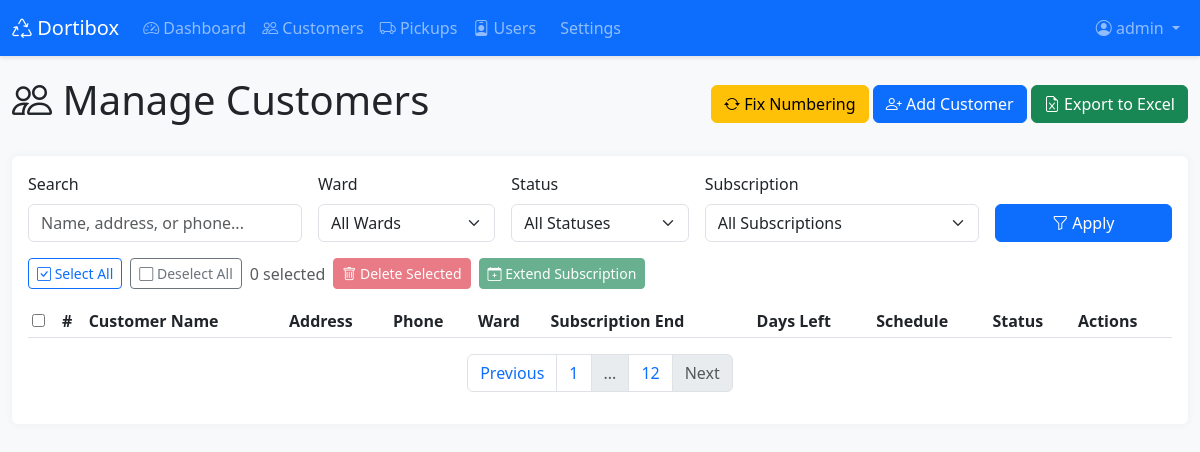
Before: /admin/customers?page=13&search=&ward=&status=&subscription= (signed in) with the older database file.
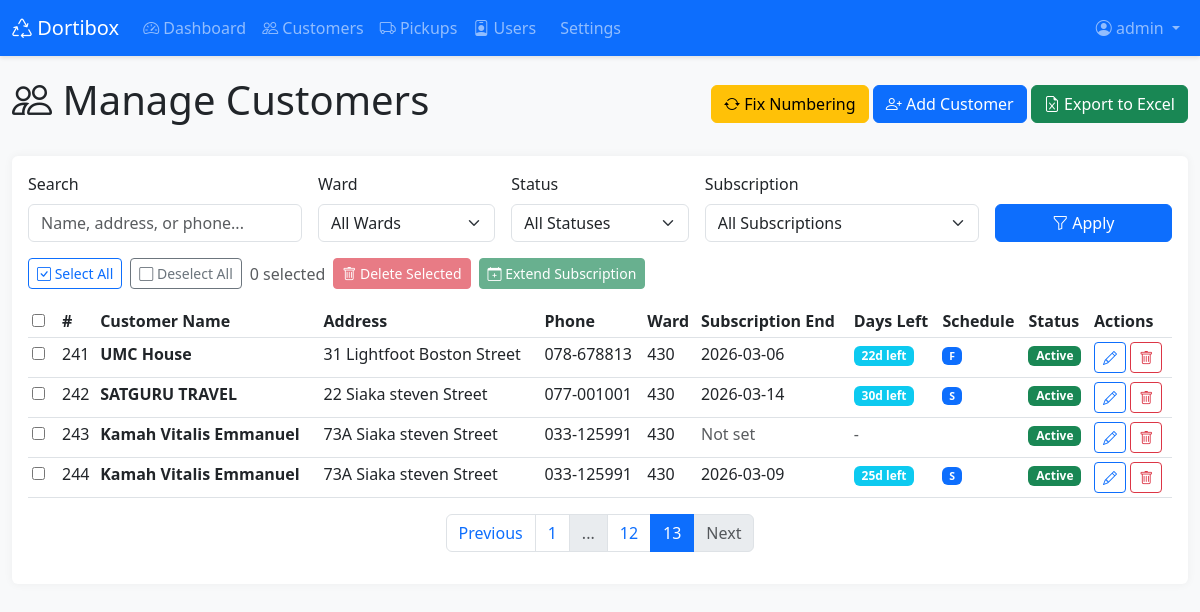
After: the same page with the newer database file.
### app.py (models this page shows, shortened)
class Customer(db.Model):
    id = db.Column(db.Integer, primary_key=True)
    customer_number = db.Column(db.Integer)
    customer_name = db.Column(db.String(200), nullable=False)
    address = db.Column(db.String(300))
    phone_number = db.Column(db.String(50))
    type = db.Column(db.String(100))
    ward = db.Column(db.String(100))
    bin_size = db.Column(db.String(50))  # Now stores multiple sizes like "300L, 50L"
    bin_qty = db.Column(db.Integer)
    frequency = db.Column(db.String(50))
    time = db.Column(db.String(50))
    monday = db.Column(db.Integer, default=0)
    tuesday = db.Column(db.Integer, default=0)
    wednesday = db.Column(db.Integer, default=0)
    thursday = db.Column(db.Integer, default=0)
    friday = db.Column(db.Integer, default=0)
    saturday = db.Column(db.Integer, default=0)
    sales_rep = db.Column(db.String(100))
    payment_type = db.Column(db.String(100))
    subscription_start = db.Column(db.Date)
    subscription_end = db.Column(db.Date)
    active = db.Column(db.String(10))
    target_month_start = db.Column(db.Date)
    target_month_end = db.Column(db.Date)
    month_acquired = db.Column(db.String(50))
    amount_paid = db.Column(db.Float)
    pickups = db.relationship('Pickup', backref='customer', lazy=True, cascade='all, delete-orphan')
    def subscription_status(self):
        if not self.subscription_end:
            return 'no_date'
        today = date.today()
        days_until_end = (self.subscription_end - today).days
        if days_until_end < 0:
            return 'expired'
        elif days_until_end <= 7:
            return 'expiring_week'
        elif days_until_end <= 30:
            return 'expiring_month'
        else:
            return 'active'

### app.py (the view, shortened to what this page needs)
@app.route('/admin/customers')
@admin_required
def admin_customers():
    page = request.args.get('page', 1, type=int)
    search = request.args.get('search', '')
    ward_filter = request.args.get('ward', '')
    status_filter = request.args.get('status', '')
    subscription_filter = request.args.get('subscription', '')
    query = Customer.query
    if search:
        query = query.filter(
            (Customer.customer_name.contains(search)) |
            (Customer.address.contains(search)) |
            (Customer.phone_number.contains(search))
        )
    if ward_filter:
        query = query.filter(Customer.ward == ward_filter)
    if status_filter == 'active':
        query = query.filter((Customer.active == 'Yes') | (Customer.active == 'yes'))
    elif status_filter == 'inactive':
        query = query.filter(Customer.active == 'No')
    today = date.today()
    if subscription_filter == 'expired':
        query = query.filter(
            Customer.subscription_end.isnot(None),
            Customer.subscription_end < today
        )
    elif subscription_filter == 'no_date':
        query = query.filter(Customer.subscription_end.is_(None))
    customers = query.order_by(Customer.customer_number).paginate(
        page=page, per_page=20, error_out=False
    )
    wards = db.session.query(Customer.ward).filter(Customer.ward.isnot(None)).distinct().order_by(Customer.ward).all()
    wards = [w[0] for w in wards if w[0]]
    return render_template('admin_customers.html',
                         customers=customers,
                         search=search,
                         ward_filter=ward_filter,
                         status_filter=status_filter,
                         subscription_filter=subscription_filter,
                         wards=wards,
                         today=today)

### templates/admin_customers.html (shortened to what this page needs)
{% extends "base.html" %}
{% block content %}
<div class="container-fluid">
    <div class="d-flex justify-content-between align-items-center mb-4">
        <h1><i class="bi bi-people"></i> Manage Customers</h1>
        <div>
            <button type="button" class="btn btn-warning" onclick="renumberCustomers()" title="Fix customer numbering">
                <i class="bi bi-arrow-repeat"></i> Fix Numbering
            </button>
            <a href="{{ url_for('add_customer') }}" class="btn btn-primary">
                <i class="bi bi-person-plus"></i> Add Customer
            </a>
            <button type="button" class="btn btn-success" onclick="exportCustomers()">
                <i class="bi bi-file-earmark-excel"></i> Export to Excel
            </button>
        </div>
    </div>
    <div class="card">
        <div class="card-body">
            <form method="GET" class="row g-3 mb-3">
                <div class="col-md-3">
                    <label for="search" class="form-label">Search</label>
                    <input type="text" class="form-control" id="search" name="search"
                           placeholder="Name, address, or phone..."
                           value="{{ search }}">
                </div>
                <div class="col-md-2">
                    <label for="ward" class="form-label">Ward</label>
                    <select class="form-select" id="ward" name="ward">
                        <option value="">All Wards</option>
                    </select>
                </div>
                <div class="col-md-2">
                    <label for="status" class="form-label">Status</label>
                    <select class="form-select" id="status" name="status">
                        <option value="">All Statuses</option>
                    </select>
                </div>
                <div class="col-md-3">
                    <label for="subscription" class="form-label">Subscription</label>
                    <select class="form-select" id="subscription" name="subscription">
                        <option value="">All Subscriptions</option>
                    </select>
                </div>
                <div class="col-md-2 d-flex align-items-end">
                    <button type="submit" class="btn btn-primary w-100">
                        <i class="bi bi-funnel"></i> Apply
                    </button>
                </div>
            </form>
            <div class="mb-3 d-flex gap-2 align-items-center flex-wrap">
                <button type="button" class="btn btn-sm btn-outline-primary" onclick="selectAll()">
                    <i class="bi bi-check-square"></i> Select All
                </button>
                <button type="button" class="btn btn-sm btn-outline-secondary" onclick="deselectAll()">
                    <i class="bi bi-square"></i> Deselect All
                </button>
                <span class="text-muted" id="selectedCount">0 selected</span>
                <button type="button" class="btn btn-sm btn-danger" onclick="bulkDelete()" id="bulkDeleteBtn" disabled>
                    <i class="bi bi-trash"></i> Delete Selected
                </button>
                <button type="button" class="btn btn-sm btn-success" onclick="showExtendModal()" id="bulkExtendBtn" disabled>
                    <i class="bi bi-calendar-plus"></i> Extend Subscription
                </button>
            </div>
            <form id="bulkActionForm" method="POST">
                <div class="table-responsive">
                    <table class="table table-hover table-sm">
                        <thead>
                            <tr>
                                <th style="width: 30px;">
                                    <input type="checkbox" id="selectAllCheckbox" onchange="toggleSelectAll()">
                                </th>
                                <th>#</th>
                                <th>Customer Name</th>
                                <th>Address</th>
                                <th>Phone</th>
                                <th>Ward</th>
                                <th>Subscription End</th>
                                <th>Days Left</th>
                                <th>Schedule</th>
                                <th>Status</th>
                                <th>Actions</th>
                            </tr>
                        </thead>
                        <tbody>
                            {% for customer in customers.items %}
                            {% set sub_status = customer.subscription_status() %}
                            <tr class="{% if sub_status == 'expired' %}subscription-expired{% elif sub_status == 'expiring_week' %}subscription-expiring-week{% elif sub_status == 'expiring_month' %}subscription-expiring-month{% endif %}">
                                <td>
                                    <input type="checkbox" class="customer-checkbox"
                                           name="customer_ids[]"
                                           value="{{ customer.id }}"
                                           onchange="updateSelectedCount()">
                                </td>
                                <td>{{ customer.customer_number or '-' }}</td>
                                <td><strong>{{ customer.customer_name }}</strong></td>
                                <td>{{ customer.address or '-' }}</td>
                                <td>{{ customer.phone_number or '-' }}</td>
                                <td>{{ customer.ward or '-' }}</td>
                                <td>
                                    {% if customer.subscription_end %}
                                        {{ customer.subscription_end.strftime('%Y-%m-%d') }}
                                    {% else %}
                                        <span class="text-muted">Not set</span>
                                    {% endif %}
                                </td>
                                <td>
                                    {% if customer.subscription_end %}
                                        {% set days_left = (customer.subscription_end - today).days %}
                                        {% if days_left < 0 %}
                                            <span class="badge bg-danger">Expired {{ abs(days_left) }}d ago</span>
                                        {% elif days_left == 0 %}
                                            <span class="badge bg-danger">Expires Today</span>
                                        {% elif days_left <= 7 %}
                                            <span class="badge bg-warning text-dark">{{ days_left }}d left</span>
                                        {% elif days_left <= 30 %}
                                            <span class="badge bg-info">{{ days_left }}d left</span>
                                        {% else %}
                                            <span class="badge bg-success">{{ days_left }}d left</span>
                                        {% endif %}
                                    {% else %}
                                        <span class="text-muted">-</span>
                                    {% endif %}
                                </td>
                                <td>
                                    <small>
                                        {% if customer.friday %}<span class="badge bg-primary">F</span>{% endif %}
                                        {% if customer.saturday %}<span class="badge bg-primary">S</span>{% endif %}
                                    </small>
                                </td>
                                <td>
                                    {% if customer.active in ['Yes', 'yes'] %}
                                    <span class="badge bg-success">Active</span>
                                    {% else %}
                                    <span class="badge bg-danger">Inactive</span>
                                    {% endif %}
                                </td>
                                <td class="table-actions">
                                    <a href="{{ url_for('edit_customer', id=customer.id) }}"
                                       class="btn btn-sm btn-outline-primary" title="Edit">
                                        <i class="bi bi-pencil"></i>
                                    </a>
                                    <button type="button" class="btn btn-sm btn-outline-danger"
                                            onclick="deleteSingle({{ customer.id }})" title="Delete">
                                        <i class="bi bi-trash"></i>
                                    </button>
                                </td>
                            </tr>
                            {% endfor %}
                        </tbody>
                    </table>
                </div>
            </form>
            {% if customers.pages > 1 %}
            <nav>
                <ul class="pagination justify-content-center">
                    <li class="page-item {% if not customers.has_prev %}disabled{% endif %}">
                        <a class="page-link" href="{{ url_for('admin_customers', page=customers.prev_num, search=search, ward=ward_filter, status=status_filter, subscription=subscription_filter) }}">
                            Previous
                        </a>
                    </li>
                    {% for page_num in customers.iter_pages(left_edge=1, right_edge=1, left_current=1, right_current=2) %}
                        {% if page_num %}
                            <li class="page-item {% if page_num == customers.page %}active{% endif %}">
                                <a class="page-link" href="{{ url_for('admin_customers', page=page_num, search=search, ward=ward_filter, status=status_filter, subscription=subscription_filter) }}">
                                    {{ page_num }}
                                </a>
                            </li>
                        {% else %}
                            <li class="page-item disabled"><span class="page-link">...</span></li>
                        {% endif %}
                    {% endfor %}
                    <li class="page-item {% if not customers.has_next %}disabled{% endif %}">
                        <a class="page-link" href="{{ url_for('admin_customers', page=customers.next_num, search=search, ward=ward_filter, status=status_filter, subscription=subscription_filter) }}">
                            Next
                        </a>
                    </li>
                </ul>
            </nav>
            {% endif %}
        </div>
    </div>
</div>
{% endblock %}

Changed rows visible on the page:
added Customer: customer_number "241", customer_name "UMC House", address "31 Lightfoot Boston Street", phone_number "078-678813", ward "430", subscription_end "2026-03-06", friday "F", active "Active"
added Customer: customer_number "242", customer_name "SATGURU TRAVEL", address "22 Siaka steven Street", phone_number "077-001001", ward "430", subscription_end "2026-03-14", saturday "S", active "Active"
added Customer: customer_number "243", customer_name "Kamah Vitalis Emmanuel", address "73A Siaka steven Street", phone_number "033-125991", ward "430", shows "Not set", active "Active"
added Customer: customer_number "244", customer_name "Kamah Vitalis Emmanuel", address "73A Siaka steven Street", phone_number "033-125991", ward "430", subscription_end "2026-03-09", saturday "S", active "Active"
Other visible differences:
new list line: "13"
